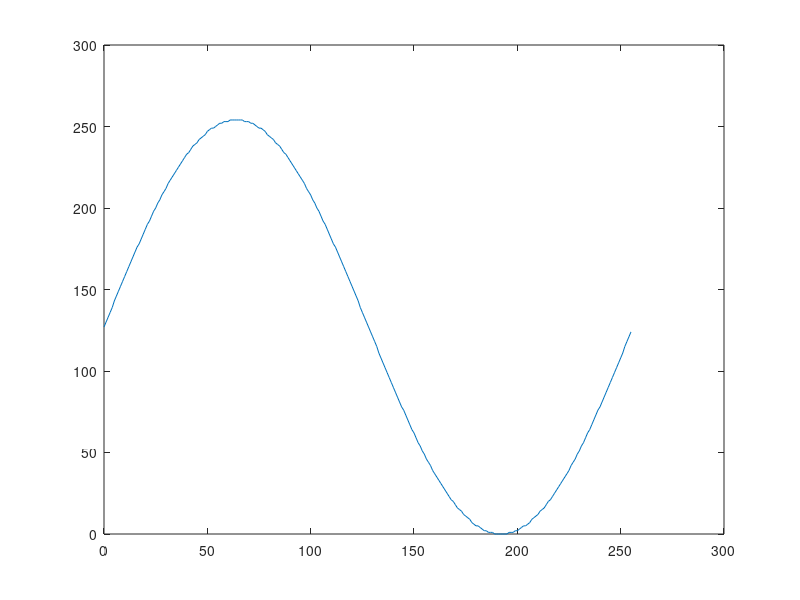

MATLAB code to generate this figure:
clear
clc
n = 0:255 ;
yn = sin(2*pi/256*n) ;

yn = round((yn+1)*127); 

plot(n,yn);

fid = fopen('rom.coe','wt');
fprintf(fid,'memory_initialization_radix = 10;\nmemory_initialization_vector = ');

for i = 1 : 256
    if mod(i-1,8) == 0 
        fprintf(fid,'\n');
    end
    fprintf(fid,'%4d,',yn(i));
end